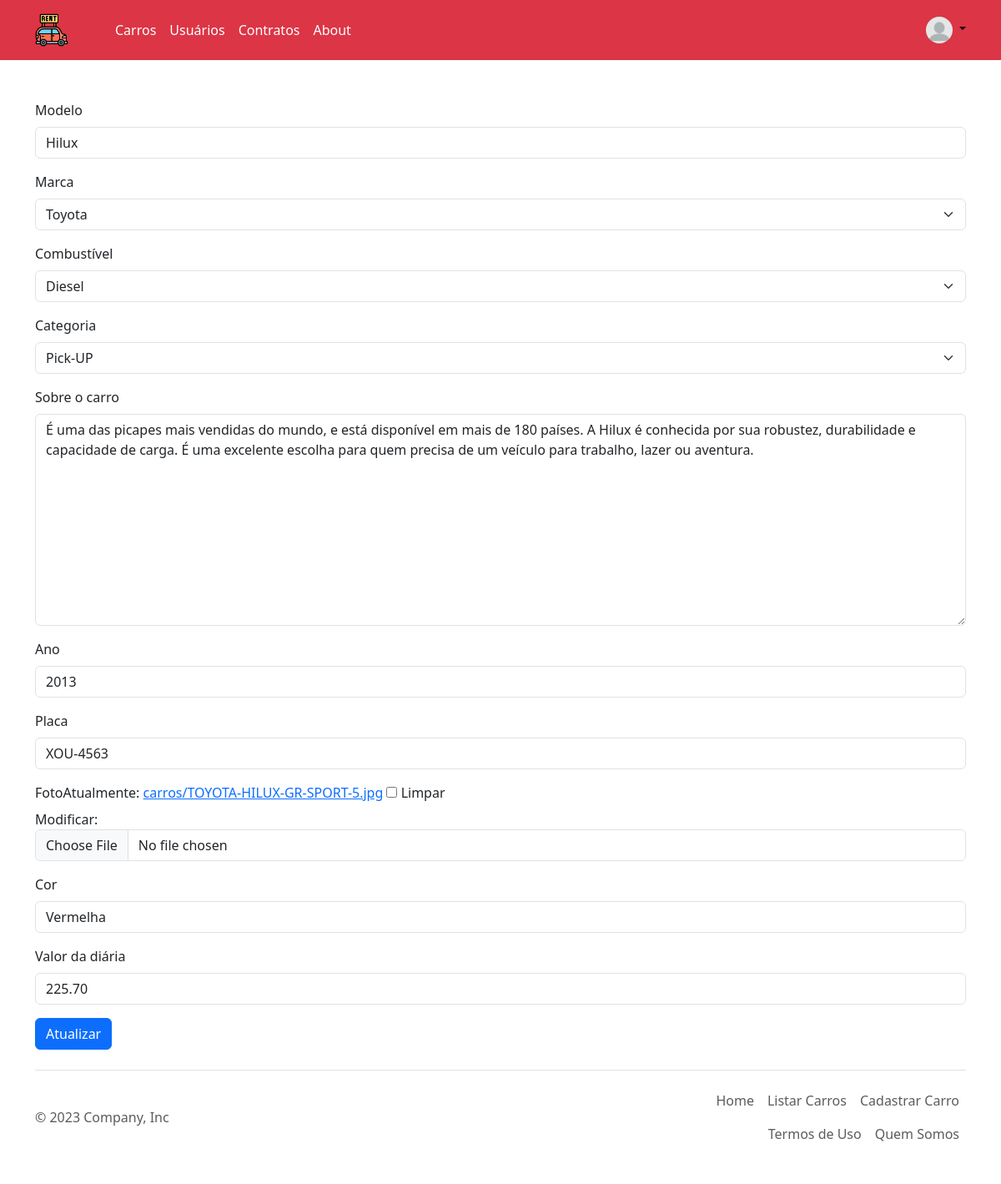
The app's page /locador/carros/atualizar/2 (signed in) with its own data.
### aluguel/models.py (models this page shows, shortened)
class Carro(models.Model):
    CATEGORIAS = [
        ("Econômico", "Econômico"),
        ("Intermediário", "Intermediário"),
        ("Sedan", "Sedan"),
        ("SUV", "SUV"),
        ("Executivo", "Executivo"),
        ("Pick-UP", "Pick-UP"),
        ("Minivan", "Minivan"),
    ]
    COMBUSTIVEL = [
        ("Gasolina", "Gasolina"),
        ("Flex", "Flex"),
        ("Diesel", "Diesel"),
        ("Híbrido", "Híbrido"),
        ("Elétrico", "Elétrico"),
    ]
    STATUS = [
        ('Disponível', 'Disponível'),
        ('Indisponível', 'Indisponível'),
    ]
    MARCA = [
        ('Mercedes - Benz', 'Mercedes - Benz'), ('Audi', 'Audi'),('BMW', 'BMW'),
        ('Volkswagen',  'Volkswagen'), ('Chevrolet', 'Chevrolet'), ('Renault', 'Renault'),
        ('Ford', 'Ford'), ('Toyota', 'Toyota'), ('Fiat', 'Fiat'), ('Hyundai', 'Hyundai'),
        ('Peugeot', 'Peugeot'), ('Lexus', 'Lexus'), ('Kia','Kia'), ('Citroën', 'Citroën'),
        ('Nissan', 'Nissan'), ('Mitsubishi', 'Mitsubishi'), ('Chery', 'Chery'),('Jeep', 'Jeep'),
    ]
    modelo = models.CharField("Modelo", max_length=50)
    marca = models.CharField("Marca", choices=MARCA, max_length=50)
    combustivel = models.CharField("Combustível", max_length=50, choices=COMBUSTIVEL)
    tipo = models.CharField("Categoria", max_length=100, choices=CATEGORIAS)
    bio = models.TextField("Sobre o carro", blank=True, null=True)
    ano = models.PositiveIntegerField("Ano")
    placa = models.CharField(max_length=15, unique=True, error_messages={'unique':"Veículo já cadastrado!"})
    foto = models.ImageField("Foto", upload_to='carros/', blank=True, null=True)
    cor = models.CharField("Cor", max_length=50)
    diaria = models.DecimalField("Valor da diária", max_digits=8, decimal_places=2)
    status = models.CharField(max_length=12, choices=STATUS, default='Disponível')
    class Meta:
        verbose_name = "Carro"
        verbose_name_plural = "Carros"

### aluguel/views.py (the view, shortened to what this page needs)
# urls.py: path('carros/atualizar/<int:id>', CarroUpdateView.as_view(), name='atualizar-carro'),
class CarroUpdateView(UpdateView):
    model=Carro
    template_name='locador/atualizar_carro.html'
    form_class=CarroForm
    pk_url_kwarg='id'

### aluguel/forms.py
class CarroForm(ModelForm):
    class Meta:
        model=Carro
        fields=["modelo", "marca", "combustivel", "tipo", "bio", "ano", "placa", "foto", "cor", "diaria" ]

### templates/locador/atualizar_carro.html (shortened to what this page needs)
{% extends 'base_adm.html' %}
{% load static bootstrap5 %}
{% block content %}
<div class="container">
<form method="post">
    {% bootstrap_form form %}
    <button class="btn btn-primary" type="submit">Atualizar</button>
  </form>
</div>
{% endblock content %}

### records on screen
Carro: modelo "Hilux", marca "Toyota", combustivel "Diesel", tipo "Pick-UP", bio "É uma das picapes mais vendidas do mundo, e está disponível em mais de 180 países. A Hilux é conhecida por sua robustez, durabilidade e capacidade de carga. É uma excelente escolha para quem precisa de um veículo para trabalho, lazer ou aventura.", ano "2013", placa "XOU-4563", cor "Vermelha", diaria "225.70"
